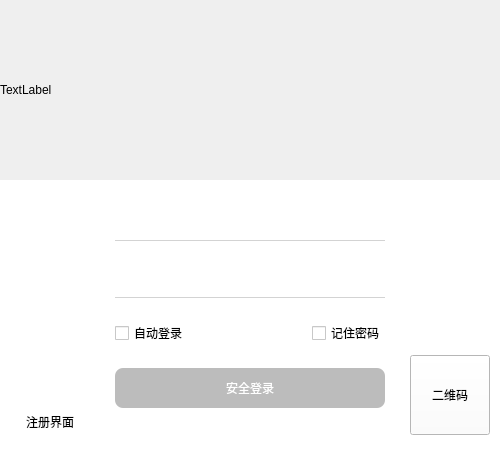
<?xml version="1.0" encoding="UTF-8"?>
<ui version="4.0">
 <class>Form</class>
 <widget class="QWidget" name="Form">
  <property name="geometry">
   <rect>
    <x>0</x>
    <y>0</y>
    <width>500</width>
    <height>450</height>
   </rect>
  </property>
  <property name="minimumSize">
   <size>
    <width>500</width>
    <height>450</height>
   </size>
  </property>
  <property name="maximumSize">
   <size>
    <width>500</width>
    <height>450</height>
   </size>
  </property>
  <property name="windowTitle">
   <string>Form</string>
  </property>
  <layout class="QVBoxLayout" name="verticalLayout" stretch="2,3">
   <property name="spacing">
    <number>0</number>
   </property>
   <property name="leftMargin">
    <number>0</number>
   </property>
   <property name="topMargin">
    <number>0</number>
   </property>
   <property name="rightMargin">
    <number>0</number>
   </property>
   <property name="bottomMargin">
    <number>0</number>
   </property>
   <item>
    <widget class="QWidget" name="widget" native="true">
     <property name="styleSheet">
      <string notr="true"/>
     </property>
     <layout class="QVBoxLayout" name="verticalLayout_2">
      <property name="spacing">
       <number>0</number>
      </property>
      <property name="leftMargin">
       <number>0</number>
      </property>
      <property name="topMargin">
       <number>0</number>
      </property>
      <property name="rightMargin">
       <number>0</number>
      </property>
      <property name="bottomMargin">
       <number>0</number>
      </property>
      <item>
       <widget class="QLabel" name="login_top_bg_label">
        <property name="text">
         <string>TextLabel</string>
        </property>
       </widget>
      </item>
     </layout>
    </widget>
   </item>
   <item>
    <widget class="QWidget" name="login_bottom" native="true">
     <property name="styleSheet">
      <string notr="true">background-color: rgb(255, 255, 255);</string>
     </property>
     <layout class="QHBoxLayout" name="horizontalLayout" stretch="2,6,2">
      <property name="spacing">
       <number>0</number>
      </property>
      <property name="leftMargin">
       <number>10</number>
      </property>
      <property name="topMargin">
       <number>0</number>
      </property>
      <property name="rightMargin">
       <number>10</number>
      </property>
      <property name="bottomMargin">
       <number>15</number>
      </property>
      <item alignment="Qt::AlignLeft|Qt::AlignBottom">
       <widget class="QPushButton" name="pushButton">
        <property name="text">
         <string>注册界面</string>
        </property>
        <property name="flat">
         <bool>true</bool>
        </property>
       </widget>
      </item>
      <item>
       <widget class="QWidget" name="widget_3" native="true">
        <property name="styleSheet">
         <string notr="true">backgroud-color: rgb(85, 255, 127);</string>
        </property>
        <layout class="QGridLayout" name="gridLayout">
         <item row="0" column="0" colspan="2">
          <widget class="QComboBox" name="account_cb">
           <property name="minimumSize">
            <size>
             <width>0</width>
             <height>35</height>
            </size>
           </property>
           <property name="baseSize">
            <size>
             <width>0</width>
             <height>0</height>
            </size>
           </property>
           <property name="styleSheet">
            <string notr="true">QComboBox{
	font-size: 20px;
	border: none;
	border-bottom:1px solid lightgray;
	background-color: transparent;
}
QComboBox:hover{
	border-bottom:1px solid gray;
}
QComboBox:focus{
	border-bottom:1px solid rgb(18, 183, 245);
}
QComboBox::drop-down{
	background-color:transparent;
	width:60px;
	hight:40px;
}
QComboBox::down-arrow{
	image: url(:/login/images/login_arrow.png);
	width:60px;
	width:20px;
}
QComboBox QAbstractItemViev:item{
	color:lightblue;
}</string>
           </property>
           <property name="editable">
            <bool>true</bool>
           </property>
          </widget>
         </item>
         <item row="1" column="0" colspan="2">
          <widget class="QLineEdit" name="pwd_le">
           <property name="minimumSize">
            <size>
             <width>0</width>
             <height>34</height>
            </size>
           </property>
           <property name="styleSheet">
            <string notr="true">QLineEdit{
	font-size:20px;
	border:none;
	border-bottom:1px solid lightgray;
	background-color:transparent;
}
QLineEdit:hover{
	border-bottom:1px solid gray;
}
QLineEdit:focus{
	border-bottom:1px solid rgb(18,183,245);
}</string>
           </property>
           <property name="echoMode">
            <enum>QLineEdit::Password</enum>
           </property>
           <property name="clearButtonEnabled">
            <bool>true</bool>
           </property>
          </widget>
         </item>
         <item row="2" column="0">
          <widget class="QCheckBox" name="auto_login_cb">
           <property name="text">
            <string>自动登录</string>
           </property>
          </widget>
         </item>
         <item row="2" column="1" alignment="Qt::AlignRight">
          <widget class="QCheckBox" name="remember_pwd_cb">
           <property name="text">
            <string>记住密码</string>
           </property>
          </widget>
         </item>
         <item row="3" column="0" colspan="2">
          <widget class="QPushButton" name="login_btn">
           <property name="enabled">
            <bool>false</bool>
           </property>
           <property name="minimumSize">
            <size>
             <width>0</width>
             <height>40</height>
            </size>
           </property>
           <property name="styleSheet">
            <string notr="true">QPushButton{
	background-color: rgb(33,174,250);
	border-radius:8px;
	color:white;
}
QPushButton:hover{
	background-color:rgb(72,203,250);
}
QPushButton:pressed{
	background-color:rgb(85,85,255);
}
QPushButton:disabled{
	background-color: rgb(188, 188, 188);
}</string>
           </property>
           <property name="text">
            <string>安全登录</string>
           </property>
          </widget>
         </item>
        </layout>
       </widget>
      </item>
      <item alignment="Qt::AlignRight|Qt::AlignBottom">
       <widget class="QPushButton" name="pushButton_2">
        <property name="minimumSize">
         <size>
          <width>80</width>
          <height>80</height>
         </size>
        </property>
        <property name="maximumSize">
         <size>
          <width>80</width>
          <height>80</height>
         </size>
        </property>
        <property name="styleSheet">
         <string notr="true">border-image: url(:/login/images/qq.jpg);</string>
        </property>
        <property name="text">
         <string>二维码</string>
        </property>
       </widget>
      </item>
     </layout>
    </widget>
   </item>
  </layout>
 </widget>
 <resources>
  <include location="../images.qrc"/>
 </resources>
 <connections>
  <connection>
   <sender>pushButton</sender>
   <signal>clicked()</signal>
   <receiver>Form</receiver>
   <slot>show_register_pane()</slot>
   <hints>
    <hint type="sourcelabel">
     <x>60</x>
     <y>417</y>
    </hint>
    <hint type="destinationlabel">
     <x>87</x>
     <y>488</y>
    </hint>
   </hints>
  </connection>
  <connection>
   <sender>pushButton_2</sender>
   <signal>clicked()</signal>
   <receiver>Form</receiver>
   <slot>open_qq_link()</slot>
   <hints>
    <hint type="sourcelabel">
     <x>483</x>
     <y>384</y>
    </hint>
    <hint type="destinationlabel">
     <x>558</x>
     <y>384</y>
    </hint>
   </hints>
  </connection>
  <connection>
   <sender>account_cb</sender>
   <signal>editTextChanged(QString)</signal>
   <receiver>Form</receiver>
   <slot>enable_login_btn()</slot>
   <hints>
    <hint type="sourcelabel">
     <x>372</x>
     <y>227</y>
    </hint>
    <hint type="destinationlabel">
     <x>551</x>
     <y>230</y>
    </hint>
   </hints>
  </connection>
  <connection>
   <sender>pwd_le</sender>
   <signal>textChanged(QString)</signal>
   <receiver>Form</receiver>
   <slot>enable_login_btn()</slot>
   <hints>
    <hint type="sourcelabel">
     <x>357</x>
     <y>284</y>
    </hint>
    <hint type="destinationlabel">
     <x>541</x>
     <y>294</y>
    </hint>
   </hints>
  </connection>
  <connection>
   <sender>login_btn</sender>
   <signal>clicked()</signal>
   <receiver>Form</receiver>
   <slot>check_login()</slot>
   <hints>
    <hint type="sourcelabel">
     <x>317</x>
     <y>393</y>
    </hint>
    <hint type="destinationlabel">
     <x>314</x>
     <y>498</y>
    </hint>
   </hints>
  </connection>
  <connection>
   <sender>auto_login_cb</sender>
   <signal>clicked(bool)</signal>
   <receiver>Form</receiver>
   <slot>auto_login()</slot>
   <hints>
    <hint type="sourcelabel">
     <x>118</x>
     <y>332</y>
    </hint>
    <hint type="destinationlabel">
     <x>-56</x>
     <y>332</y>
    </hint>
   </hints>
  </connection>
  <connection>
   <sender>remember_pwd_cb</sender>
   <signal>clicked(bool)</signal>
   <receiver>Form</receiver>
   <slot>remember_pwd()</slot>
   <hints>
    <hint type="sourcelabel">
     <x>354</x>
     <y>329</y>
    </hint>
    <hint type="destinationlabel">
     <x>528</x>
     <y>329</y>
    </hint>
   </hints>
  </connection>
 </connections>
 <slots>
  <slot>show_register_pane()</slot>
  <slot>open_qq_link()</slot>
  <slot>enable_login_btn()</slot>
  <slot>check_login()</slot>
  <slot>auto_login()</slot>
  <slot>remember_pwd()</slot>
 </slots>
</ui>
